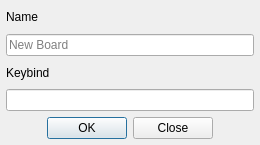
<?xml version="1.0" encoding="UTF-8"?>
<ui version="4.0">
 <class>DialogBoard</class>
 <widget class="QDialog" name="DialogBoard">
  <property name="geometry">
   <rect>
    <x>0</x>
    <y>0</y>
    <width>260</width>
    <height>145</height>
   </rect>
  </property>
  <property name="maximumSize">
   <size>
    <width>16777215</width>
    <height>145</height>
   </size>
  </property>
  <property name="windowTitle">
   <string>Board Edit</string>
  </property>
  <layout class="QVBoxLayout" name="verticalLayout">
   <property name="leftMargin">
    <number>6</number>
   </property>
   <property name="topMargin">
    <number>6</number>
   </property>
   <property name="rightMargin">
    <number>6</number>
   </property>
   <property name="bottomMargin">
    <number>6</number>
   </property>
   <item>
    <widget class="QLabel" name="labelName">
     <property name="text">
      <string>Name</string>
     </property>
    </widget>
   </item>
   <item>
    <widget class="QLineEdit" name="lineEditName">
     <property name="placeholderText">
      <string>New Board</string>
     </property>
     <property name="clearButtonEnabled">
      <bool>true</bool>
     </property>
    </widget>
   </item>
   <item>
    <widget class="QLabel" name="labelKeybind">
     <property name="text">
      <string>Keybind</string>
     </property>
    </widget>
   </item>
   <item>
    <widget class="WidgetKeybind" name="lineEdiKeybind">
     <property name="cursor">
      <cursorShape>ArrowCursor</cursorShape>
     </property>
     <property name="focusPolicy">
      <enum>Qt::ClickFocus</enum>
     </property>
     <property name="readOnly">
      <bool>true</bool>
     </property>
     <property name="clearButtonEnabled">
      <bool>false</bool>
     </property>
    </widget>
   </item>
   <item>
    <widget class="QDialogButtonBox" name="buttonBox">
     <property name="standardButtons">
      <set>QDialogButtonBox::Close|QDialogButtonBox::Ok</set>
     </property>
     <property name="centerButtons">
      <bool>true</bool>
     </property>
    </widget>
   </item>
  </layout>
 </widget>
 <customwidgets>
  <customwidget>
   <class>WidgetKeybind</class>
   <extends>QLineEdit</extends>
   <header>src/Widget/widgetkeybind.h</header>
  </customwidget>
 </customwidgets>
 <resources/>
 <connections/>
</ui>
